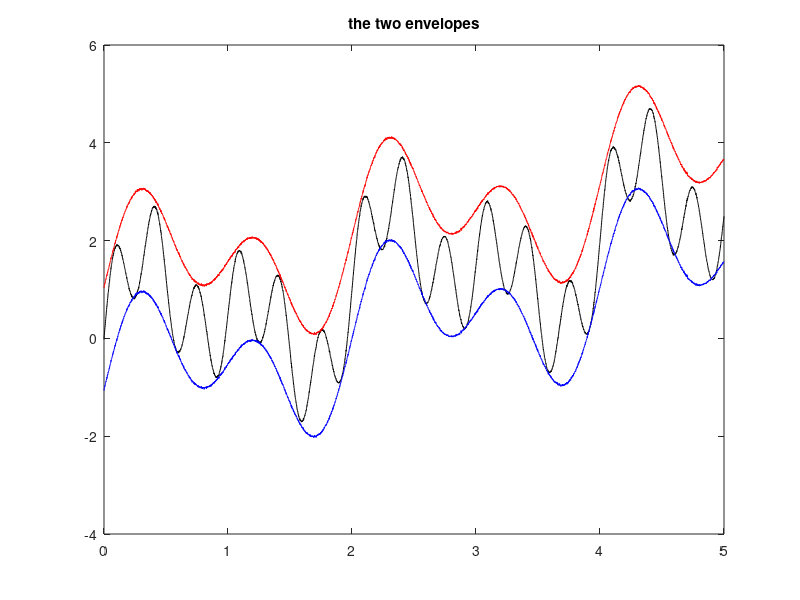

MATLAB code for this plot:
t=0:0.001:5;
Ny=length(t);
z1=sin(pi*t);
z2=sin(2*pi*t);
z3=sin(6*pi*t);
ns=0.01*randn(1,Ny);
y=0.5*t+z1+z2+z3+ns;

r1=y-z3;

figure(1)
plot(t,y,'k'); hold on;
plot(t,1.05+1.05*r1,'r');
plot(t,-1.05+1.05*r1,'b');
title('the two envelopes')
